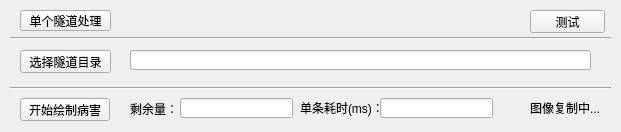
<?xml version="1.0" encoding="UTF-8"?>
<ui version="4.0">
 <class>Widget</class>
 <widget class="QWidget" name="Widget">
  <property name="geometry">
   <rect>
    <x>0</x>
    <y>0</y>
    <width>621</width>
    <height>132</height>
   </rect>
  </property>
  <property name="windowTitle">
   <string>Widget</string>
  </property>
  <widget class="QPushButton" name="pushButton">
   <property name="geometry">
    <rect>
     <x>20</x>
     <y>10</y>
     <width>91</width>
     <height>21</height>
    </rect>
   </property>
   <property name="text">
    <string>单个隧道处理</string>
   </property>
  </widget>
  <widget class="QPushButton" name="startDrawBtn">
   <property name="geometry">
    <rect>
     <x>20</x>
     <y>98</y>
     <width>90</width>
     <height>23</height>
    </rect>
   </property>
   <property name="text">
    <string>开始绘制病害</string>
   </property>
  </widget>
  <widget class="Line" name="line">
   <property name="geometry">
    <rect>
     <x>10</x>
     <y>80</y>
     <width>601</width>
     <height>16</height>
    </rect>
   </property>
   <property name="orientation">
    <enum>Qt::Horizontal</enum>
   </property>
  </widget>
  <widget class="QLabel" name="label_4">
   <property name="geometry">
    <rect>
     <x>130</x>
     <y>103</y>
     <width>54</width>
     <height>12</height>
    </rect>
   </property>
   <property name="text">
    <string>剩余量：</string>
   </property>
  </widget>
  <widget class="QLineEdit" name="remainLE">
   <property name="geometry">
    <rect>
     <x>180</x>
     <y>98</y>
     <width>113</width>
     <height>20</height>
    </rect>
   </property>
  </widget>
  <widget class="Line" name="line_2">
   <property name="geometry">
    <rect>
     <x>10</x>
     <y>30</y>
     <width>601</width>
     <height>16</height>
    </rect>
   </property>
   <property name="orientation">
    <enum>Qt::Horizontal</enum>
   </property>
  </widget>
  <widget class="QLabel" name="label">
   <property name="geometry">
    <rect>
     <x>530</x>
     <y>100</y>
     <width>91</width>
     <height>16</height>
    </rect>
   </property>
   <property name="text">
    <string>图像复制中...</string>
   </property>
  </widget>
  <widget class="QPushButton" name="testBtn">
   <property name="geometry">
    <rect>
     <x>530</x>
     <y>10</y>
     <width>75</width>
     <height>23</height>
    </rect>
   </property>
   <property name="text">
    <string>测试</string>
   </property>
  </widget>
  <widget class="QPushButton" name="pushButton_2">
   <property name="geometry">
    <rect>
     <x>20</x>
     <y>50</y>
     <width>91</width>
     <height>23</height>
    </rect>
   </property>
   <property name="text">
    <string>选择隧道目录</string>
   </property>
  </widget>
  <widget class="QLineEdit" name="tunnelDirLE">
   <property name="geometry">
    <rect>
     <x>130</x>
     <y>50</y>
     <width>461</width>
     <height>20</height>
    </rect>
   </property>
  </widget>
  <widget class="QWidget" name="hideWidget" native="true">
   <property name="geometry">
    <rect>
     <x>10</x>
     <y>140</y>
     <width>611</width>
     <height>81</height>
    </rect>
   </property>
   <widget class="QPushButton" name="readDisease">
    <property name="geometry">
     <rect>
      <x>20</x>
      <y>50</y>
      <width>91</width>
      <height>23</height>
     </rect>
    </property>
    <property name="text">
     <string>读取病害信息</string>
    </property>
   </widget>
   <widget class="QLineEdit" name="diseaseLE">
    <property name="geometry">
     <rect>
      <x>130</x>
      <y>50</y>
      <width>461</width>
      <height>20</height>
     </rect>
    </property>
   </widget>
   <widget class="QPushButton" name="readInOut">
    <property name="geometry">
     <rect>
      <x>20</x>
      <y>20</y>
      <width>91</width>
      <height>23</height>
     </rect>
    </property>
    <property name="text">
     <string>读取进出信息</string>
    </property>
   </widget>
   <widget class="QLineEdit" name="inOutLE">
    <property name="geometry">
     <rect>
      <x>130</x>
      <y>20</y>
      <width>461</width>
      <height>20</height>
     </rect>
    </property>
   </widget>
  </widget>
  <widget class="QLineEdit" name="useTimeLE">
   <property name="geometry">
    <rect>
     <x>380</x>
     <y>98</y>
     <width>113</width>
     <height>20</height>
    </rect>
   </property>
  </widget>
  <widget class="QLabel" name="label_5">
   <property name="geometry">
    <rect>
     <x>300</x>
     <y>100</y>
     <width>81</width>
     <height>16</height>
    </rect>
   </property>
   <property name="text">
    <string>单条耗时(ms)：</string>
   </property>
  </widget>
 </widget>
 <layoutdefault spacing="6" margin="11"/>
 <resources/>
 <connections/>
</ui>
